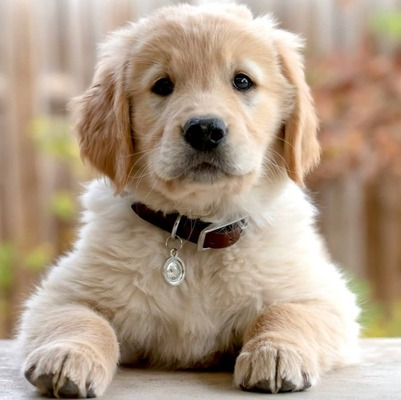
#> input picture pictures/dog.jpg, 401 x 400 px, found by its file name
$ python saltAndPepper.py
#> lines starting #> are read from the running program, lines starting #| are printed output that depends on the picture; after the words box and inside, x2 and y2 are one past the last pixel; in counts of white or black regions, pixels touching at a corner belong together
import random
import cv2
def add_noise(img):
    row, col = img.shape

    number_of_pixels = random.randint(300, 10000)
    for i in range(number_of_pixels):
        y_coord = random.randint(0, row - 1)

        x_coord = random.randint(0, col - 1)

        img[y_coord][x_coord] = 255

    number_of_pixels = random.randint(300, 10000)
    for i in range(number_of_pixels):
        y_coord = random.randint(0, row - 1)

        x_coord = random.randint(0, col - 1)

        img[y_coord][x_coord] = 0

    return img
img = cv2.imread('dog.jpg',
                 cv2.IMREAD_GRAYSCALE)
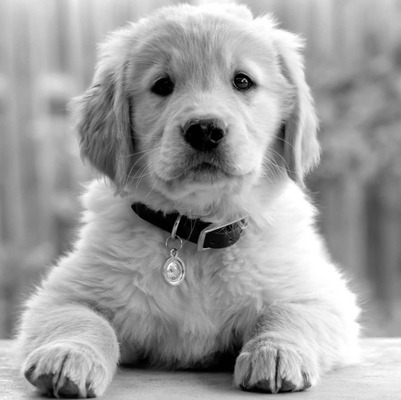
#> img: shape (400, 401); min 0, max 255, mean 158.9

cv2.imwrite('salt-and-pepper-dog.jpg',
            add_noise(img))
#> after the loop in add_noise, `for i in range(number_of_pixels):`:
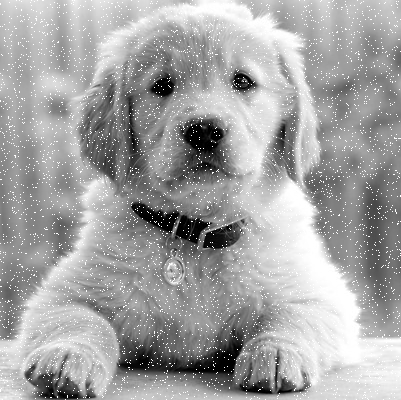
#> img: shape (400, 401); 3.99% of pixels changed, all inside (x1, y1, x2, y2) = (0, 0, 401, 400)
#> after the loop in add_noise, `for i in range(number_of_pixels):`:
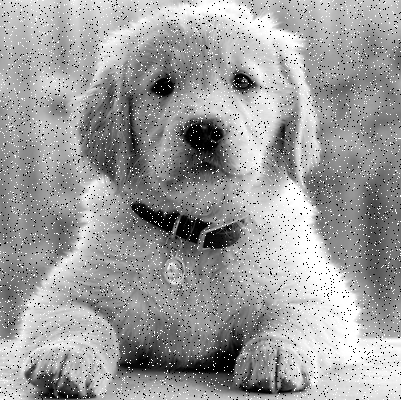
#> img: shape (400, 401); 3.32% of pixels changed, all inside (x1, y1, x2, y2) = (0, 0, 401, 400)
